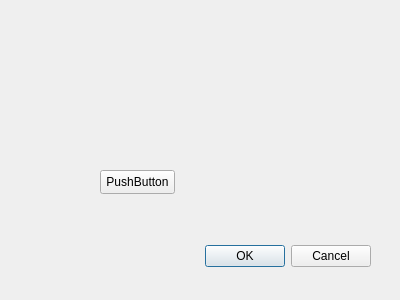
<?xml version="1.0" encoding="UTF-8"?>
<ui version="4.0">
 <class>Dialog</class>
 <widget class="QDialog" name="Dialog">
  <property name="geometry">
   <rect>
    <x>0</x>
    <y>0</y>
    <width>400</width>
    <height>300</height>
   </rect>
  </property>
  <property name="windowTitle">
   <string>Dialog</string>
  </property>
  <widget class="QDialogButtonBox" name="buttonBox">
   <property name="geometry">
    <rect>
     <x>30</x>
     <y>240</y>
     <width>341</width>
     <height>32</height>
    </rect>
   </property>
   <property name="orientation">
    <enum>Qt::Horizontal</enum>
   </property>
   <property name="standardButtons">
    <set>QDialogButtonBox::Cancel|QDialogButtonBox::Ok</set>
   </property>
  </widget>
  <widget class="QPushButton" name="pushButton">
   <property name="geometry">
    <rect>
     <x>100</x>
     <y>170</y>
     <width>75</width>
     <height>24</height>
    </rect>
   </property>
   <property name="text">
    <string>PushButton</string>
   </property>
  </widget>
 </widget>
 <resources/>
 <connections>
  <connection>
   <sender>buttonBox</sender>
   <signal>accepted()</signal>
   <receiver>Dialog</receiver>
   <slot>accept()</slot>
   <hints>
    <hint type="sourcelabel">
     <x>248</x>
     <y>254</y>
    </hint>
    <hint type="destinationlabel">
     <x>157</x>
     <y>274</y>
    </hint>
   </hints>
  </connection>
  <connection>
   <sender>buttonBox</sender>
   <signal>rejected()</signal>
   <receiver>Dialog</receiver>
   <slot>reject()</slot>
   <hints>
    <hint type="sourcelabel">
     <x>316</x>
     <y>260</y>
    </hint>
    <hint type="destinationlabel">
     <x>286</x>
     <y>274</y>
    </hint>
   </hints>
  </connection>
 </connections>
</ui>
